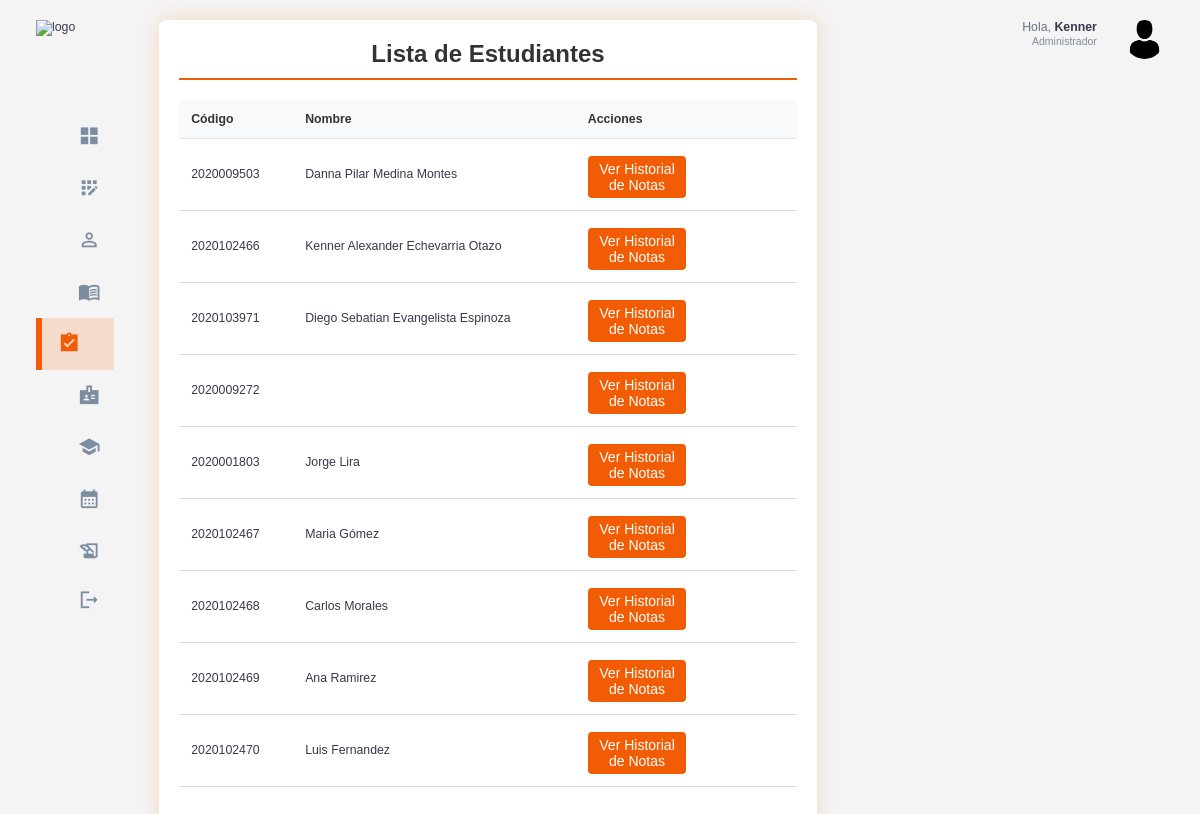
/cursos/historial/ (signed in), run on an earlier commit of the app's database.
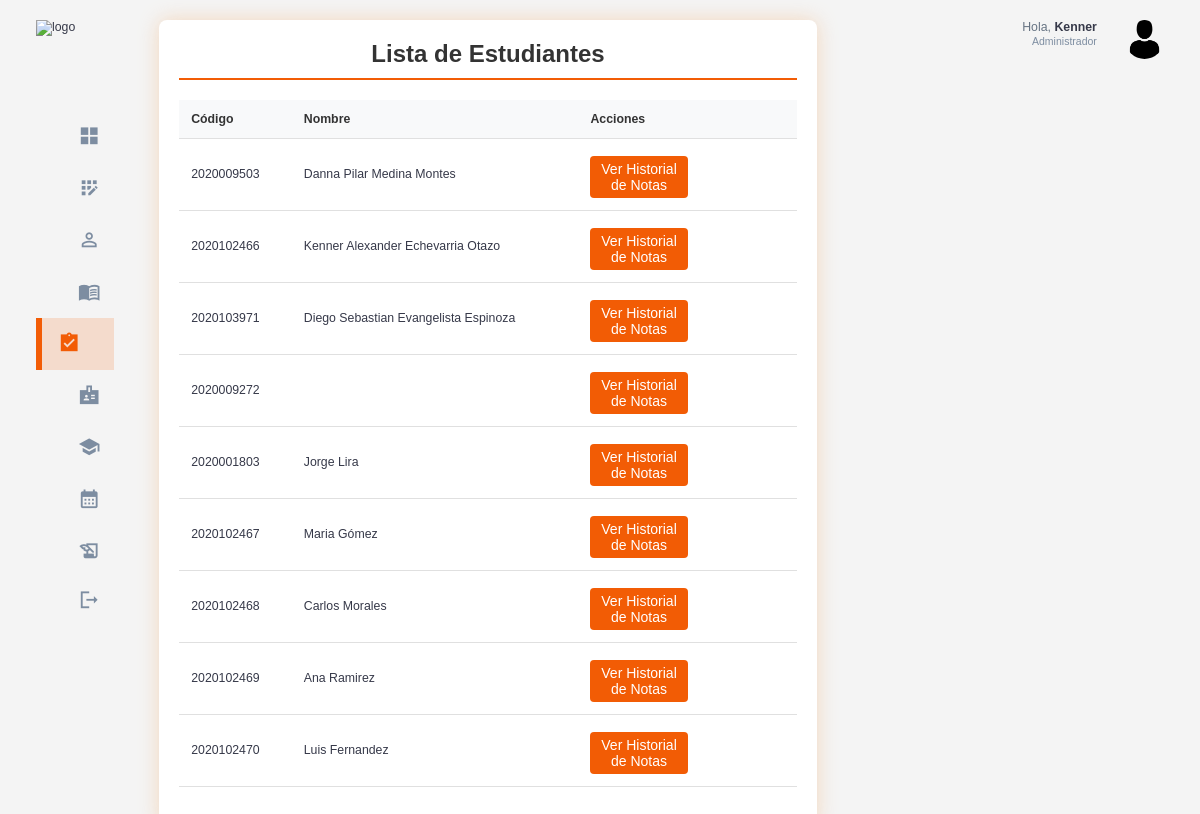
And on a later commit of the database.
### estudiantes/models.py (models this page shows, shortened)
class Estudiante(models.Model):
    usuario = models.OneToOneField(Usuario, on_delete=models.CASCADE)
    codigo = models.CharField(max_length=10,unique=True)
    base = models.CharField(max_length=20)
    carrera = models.CharField(max_length=100)
    activo = models.BooleanField(default=True)

class InformacionPersonal(models.Model):
    estudiante = models.OneToOneField(Estudiante, on_delete=models.CASCADE)
    dni =  models.CharField(max_length=8,unique= True)
    nombre = models.CharField(max_length=100)
    apellido = models.CharField(max_length=100)
    fecha_nacimiento = models.DateField()

### usuarios/decorators.py (the view)
        def _wrapped_view(request, *args, **kwargs):
            if request.user.is_authenticated and (request.user.rol.nombre_rol == role or request.user.rol.is_admin):
                return view_func(request, *args, **kwargs)
            else:
                raise PermissionDenied  # Lanza un error si no tiene el rol correcto

### cursos/views.py (called while the page is built)
@login_required
@role_required('Administrador')
def listar_estudiantes_historial(request):
    estudiantes = Estudiante.objects.all()
    return render(request, 'estudiantes/listar_estudiantes_historial.html', {'estudiantes': estudiantes})

### templates/estudiantes/listar_estudiantes_historial.html (shortened to what this page needs)
{% extends 'base.html' %}
{% load static %}
{% block extra_css %}
    <link rel="stylesheet" href="{% static 'css/student_list.css' %}">
{% endblock %}
{% block content %}
<div class="student-list-container">
    <h2>Lista de Estudiantes</h2>
    <div class="table-responsive">
        <table class="student-table">
            <thead>
                <tr>
                  <th>Código</th>
                  <th>Nombre</th>
                  <th>Acciones</th>
                </tr>
            </thead>
            <tbody>
                {% for estudiante in estudiantes %}
                <tr>
                    <td>{{ estudiante.codigo }}</td>
                    <td>{{ estudiante.informacionpersonal.nombre }} {{ estudiante.informacionpersonal.apellido }}</td>
                    <td>
                        <a href="{% url 'historial_notas_estudiante' estudiante.id %}" class="btn-2 btn-add-2">Ver Historial de Notas</a>
                    </td>
                </tr>
                {% endfor %}
            </tbody>
        </table>
    </div>
</div>
{% endblock %}

What changed in the data, as far as the page shows it:
changed through a linked row, Estudiante "Evangelista Espinoza": informacionpersonal.nombre "Diego Sebatian" → "Diego Sebastian"
